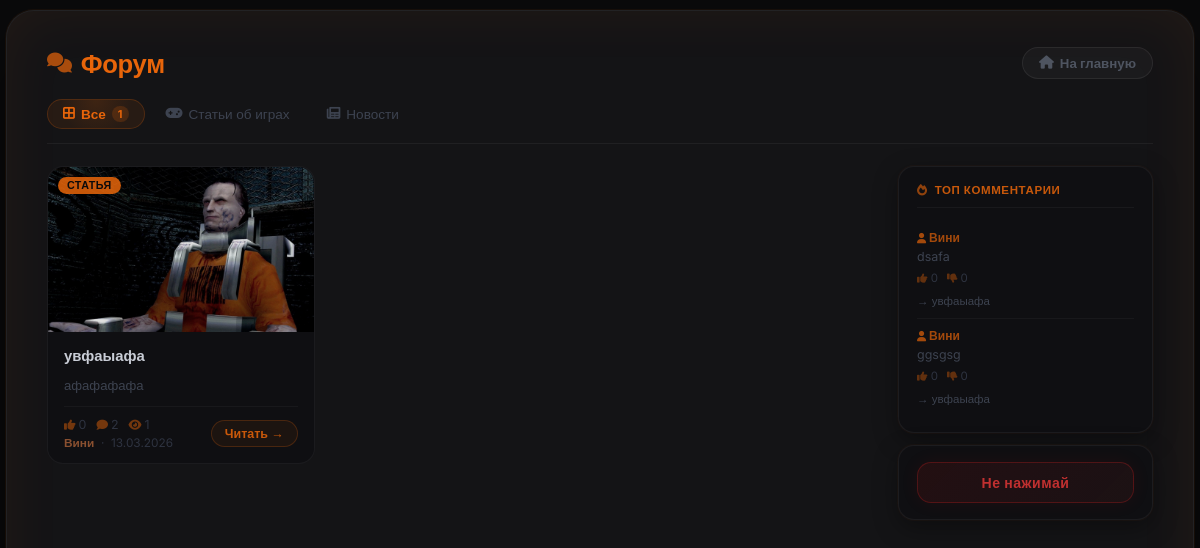
Page /forum on the committed database.
### models.py (models this page shows, shortened)
class Article(db.Model):
    __tablename__ = 'articles'
    id          = db.Column(db.Integer, primary_key=True)
    title       = db.Column(db.String(300), nullable=False)
    preview     = db.Column(db.Text, nullable=True)       # краткое описание
    content     = db.Column(db.Text, nullable=False)
    image       = db.Column(db.String(500), nullable=True)  # URL изображения (старый способ)
    image_file  = db.Column(db.String(300), nullable=True)  # имя файла загруженного изображения
    video_url   = db.Column(db.String(500), nullable=True)  # ссылка на YouTube
    category    = db.Column(db.String(50), default='article')
    views       = db.Column(db.Integer, default=0)
    likes       = db.Column(db.Integer, default=0)
    dislikes    = db.Column(db.Integer, default=0)
    created_at  = db.Column(db.DateTime, default=datetime.utcnow)
    updated_at  = db.Column(db.DateTime, default=datetime.utcnow, onupdate=datetime.utcnow)
    author_id   = db.Column(db.Integer, db.ForeignKey('users.id'), nullable=False)
    game_id     = db.Column(db.Integer, db.ForeignKey('games.id'), nullable=True)
    comments    = db.relationship('Comment',      backref='article', lazy='dynamic',
                                  cascade='all, delete-orphan')
    votes       = db.relationship('Vote',         backref='article', lazy='dynamic',
                                  cascade='all, delete-orphan')
    extra_pages = db.relationship('ExtraPage',    backref='article', lazy='dynamic',
                                  cascade='all, delete-orphan')
    dropdown_items = db.relationship('DropdownItem', backref='article', lazy='dynamic',
                                     cascade='all, delete-orphan', order_by='DropdownItem.order')
    article_views  = db.relationship('ArticleView',  backref='article', lazy='dynamic',
                                     cascade='all, delete-orphan')
    def get_image_url(self):
        if self.image_file:
            return f'/static/uploads/{self.image_file}'
        if self.image:
            return self.image
        return None

class User(db.Model, UserMixin):
    __tablename__ = 'users'
    id             = db.Column(db.Integer, primary_key=True)
    username       = db.Column(db.String(80),  unique=True, nullable=False)
    email          = db.Column(db.String(120), unique=True, nullable=False)
    password_hash  = db.Column(db.String(256), nullable=False)
    role           = db.Column(db.Integer, default=0)
    created_at     = db.Column(db.DateTime, default=datetime.utcnow)   # дата регистрации
    last_seen      = db.Column(db.DateTime, default=datetime.utcnow)
    banned_until   = db.Column(db.DateTime, nullable=True)
    ban_reason     = db.Column(db.String(500), nullable=True)
    banned_by_id   = db.Column(db.Integer, db.ForeignKey('users.id'), nullable=True)
    recovery_key   = db.Column(db.String(256), nullable=True)  # хеш секретного ключа восстановления
    avatar         = db.Column(db.String(300), nullable=True)   # путь к аватарке
    articles       = db.relationship('Article',  backref='author',     lazy='dynamic', foreign_keys='Article.author_id')
    comments       = db.relationship('Comment',  backref='author',     lazy='dynamic', foreign_keys='Comment.author_id')
    votes          = db.relationship('Vote',     backref='user',       lazy='dynamic')
    extra_pages    = db.relationship('ExtraPage', backref='author',    lazy='dynamic', foreign_keys='ExtraPage.author_id')
    comment_reactions = db.relationship('CommentReaction', backref='user', lazy='dynamic')

class Comment(db.Model):
    __tablename__ = 'comments'
    id         = db.Column(db.Integer, primary_key=True)
    content    = db.Column(db.Text, nullable=False)
    created_at = db.Column(db.DateTime, default=datetime.utcnow)
    article_id = db.Column(db.Integer, db.ForeignKey('articles.id'), nullable=False)
    author_id  = db.Column(db.Integer, db.ForeignKey('users.id'),    nullable=False)
    parent_id  = db.Column(db.Integer, db.ForeignKey('comments.id'), nullable=True)
    likes      = db.Column(db.Integer, default=0)
    dislikes   = db.Column(db.Integer, default=0)
    replies    = db.relationship('Comment',
                                 backref=db.backref('parent', remote_side='Comment.id'),
                                 lazy='dynamic',
                                 cascade='all, delete-orphan',
                                 primaryjoin='Comment.parent_id == Comment.id',
                                 order_by='Comment.created_at')
    reactions  = db.relationship('CommentReaction', backref='comment', lazy='dynamic',
                                 cascade='all, delete-orphan')

### app.py (the view)
@app.route('/forum')
def forum():
    category     = request.args.get('category', 'all')
    q            = Article.query
    if category in ('article', 'news'):
        q = q.filter_by(category=category)
    articles     = q.order_by(Article.created_at.desc()).all()
    top_comments = Comment.query.order_by(Comment.likes.desc()).limit(5).all()
    settings     = SiteSettings.get()
    return render_template('forum.html', articles=articles,
                           category=category, top_comments=top_comments,
                           chaos_button_enabled=settings.chaos_button_enabled)

### app.py (called while the page is built)
@app.before_request
def create_tables():
    db.create_all()
    try:
        with db.engine.connect() as conn:
            conn.execute(db.text(
                "ALTER TABLE users ADD COLUMN IF NOT EXISTS recovery_key VARCHAR(256)"
            ))
            conn.execute(db.text(
                "ALTER TABLE users ADD COLUMN IF NOT EXISTS avatar VARCHAR(300)"
            ))
            conn.execute(db.text(
                """CREATE TABLE IF NOT EXISTS site_settings (
                    id INTEGER PRIMARY KEY,
                    chaos_button_enabled BOOLEAN DEFAULT FALSE
                )"""
            ))
            conn.commit()
    except Exception:
        pass

@app.before_request
def update_last_seen():
    if current_user.is_authenticated:
        current_user.last_seen = datetime.utcnow()
        db.session.commit()

@app.after_request
def add_security_headers(response):
    response.headers['X-Content-Type-Options'] = 'nosniff'
    response.headers['X-Frame-Options']        = 'DENY'
    response.headers['X-XSS-Protection']       = '1; mode=block'
    response.headers.pop('Server', None)
    response.headers.pop('X-Powered-By', None)
    return response

### models.py (called while the page is built)
    @staticmethod
    def get():
        s = SiteSettings.query.first()
        if not s:
            s = SiteSettings(chaos_button_enabled=False)
            db.session.add(s)
            db.session.commit()
        return s

### templates/forum.html (shortened to what this page needs)
{% extends "base.html" %}
{% block content %}
<div class="forum-outer">
<div class="forum-card">
    <div class="forum-header">
        <h1 class="forum-title"><i class="fas fa-comments"></i> Форум</h1>
        <div style="display:flex; gap:8px; flex-wrap:wrap;">
            <a href="{{ url_for('index') }}" class="btn btn-secondary"><i class="fas fa-home"></i> На главную</a>
        </div>
    </div>
    <div class="forum-tabs">
        <a href="{{ url_for('forum', category='all') }}" class="tab-link {% if category == 'all' %}active{% endif %}">
            <i class="fas fa-border-all"></i> Все
            {% if category == 'all' and articles %}<span class="tab-count">{{ articles|length }}</span>{% endif %}
        </a>
        <a href="{{ url_for('forum', category='article') }}" class="tab-link {% if category == 'article' %}active{% endif %}">
            <i class="fas fa-gamepad"></i> Статьи об играх
        </a>
        <a href="{{ url_for('forum', category='news') }}" class="tab-link {% if category == 'news' %}active{% endif %}">
            <i class="fas fa-newspaper"></i> Новости
        </a>
    </div>
    <div class="forum-body">
        <div class="cards-grid">
            {% if articles %}
                {% for art in articles %}
                <div class="article-card">
                    <span class="card-badge {{ art.category }}">{% if art.category == 'news' %}Новость{% else %}Статья{% endif %}</span>
                    <a href="{{ url_for('article', article_id=art.id) }}" class="card-thumb-link">
                        {% if art.get_image_url() %}
                            <img src="{{ art.get_image_url() }}" alt="{{ art.title }}" class="card-thumb">
                        {% else %}
                            <div class="card-thumb-ph"><i class="fas fa-{% if art.category == 'news' %}newspaper{% else %}gamepad{% endif %}"></i></div>
                        {% endif %}
                    </a>
                    <div class="card-body">
                        <div class="card-title-wrap">
                            <a href="{{ url_for('article', article_id=art.id) }}" class="card-title">
                                {{ art.title }}
                                {% set drops = art.dropdown_items | selectattr('is_active') | list %}
                            </a>
                            {% set drops = art.dropdown_items | selectattr('is_active') | list %}
                        </div>
                        {% if art.preview %}
                            <p class="card-preview">{{ art.preview }}</p>
                        {% elif art.content %}
                            <p class="card-preview">{{ art.content | striptags | truncate(110) }}</p>
                        {% endif %}
                        <div class="card-footer">
                            <div>
                                <div class="card-stats">
                                    <span><i class="fas fa-thumbs-up"></i> {{ art.likes }}</span>
                                    <span><i class="fas fa-comment"></i> {{ art.comments.count() }}</span>
                                    <span><i class="fas fa-eye"></i> {{ art.views }}</span>
                                </div>
                                <div class="card-info" style="margin-top:4px;">
                                    <strong>{{ art.author.username }}</strong> &nbsp;·&nbsp; {{ art.created_at.strftime('%d.%m.%Y') }}
                                </div>
                            </div>
                            <a href="{{ url_for('article', article_id=art.id) }}" class="read-btn">Читать →</a>
                        </div>
                    </div>
                </div>
                {% endfor %}
            {% else %}
                <div class="cards-empty">
                    <i class="fas fa-comments"></i>
                    <p>Статей пока нет</p>
                </div>
            {% endif %}
        </div>
        <aside class="forum-sidebar">
            <div class="sidebar-block">
                <div class="sb-title"><i class="fas fa-fire"></i> Топ комментарии</div>
                {% if top_comments %}
                    {% for comment in top_comments %}
                    <div class="top-comment">
                        <div class="tc-author"><i class="fas fa-user" style="font-size:0.65rem; margin-right:3px;"></i>{{ comment.author.username }}</div>
                        <div class="tc-text">{{ comment.content }}</div>
                        <div class="tc-stats"><span><i class="fas fa-thumbs-up"></i> {{ comment.likes }}</span><span><i class="fas fa-thumbs-down"></i> {{ comment.dislikes }}</span></div>
                        <a href="{{ url_for('article', article_id=comment.article_id) }}#comment-{{ comment.id }}" class="tc-link">→ {{ comment.article.title | truncate(28) }}</a>
                    </div>
                    {% endfor %}
                {% else %}
                    <div style="color:#1e2028; font-size:0.8rem; text-align:center; padding:14px 0;">
                        <i class="fas fa-comment-slash" style="display:block; font-size:1.6rem; margin-bottom:7px; opacity:0.08;"></i>
                        Комментариев пока нет
                    </div>
                {% endif %}
            </div>
            {% if chaos_button_enabled %}
            <div class="sidebar-block" id="chaosBlock">
                <button id="chaosBtn" onclick="triggerChaos()" style="
                    width:100%; padding:11px 0; border-radius:14px; font-size:0.88rem;
                    font-weight:800; cursor:pointer; font-family:inherit;
                    background:linear-gradient(135deg,rgba(180,20,20,0.12),rgba(232,64,64,0.06));
                    border:1px solid rgba(200,30,30,0.3); color:#c03030;
                    letter-spacing:0.5px; transition:all 0.25s;
                    display:flex; align-items:center; justify-content:center; gap:8px;
                    box-shadow: 0 0 18px rgba(200,30,30,0.08);
                    animation: chaosPulse 2.5s ease-in-out infinite;
                ">
                    Не нажимай
                </button>
            </div>
            {% endif %}
        </aside>
    </div>
</div>
</div>
{% endblock %}

### templates/base.html (style rules this page uses)
* { margin:0; padding:0; box-sizing:border-box; }
body { background:#0a0a0b; color:#f0f0f0; font-family:'Inter',sans-serif; min-height:100vh; display:flex; justify-content:center; align-items:center; padding:20px; }
h1, h2 { color:#ff6600; margin-bottom:20px; }
.btn { background:#e8650a; color:#0a0a0b; border:none; padding:12px 24px; border-radius:60px; cursor:pointer; font-weight:600; transition:0.2s; }
.btn-secondary { background:rgba(255,255,255,0.04); color:#c9cdd6; border:1px solid rgba(232,101,10,0.25); }

### rows in the picture
Article: category "СТАТЬЯ", get_image_url (picture), title "увфаыафа", content "афафафафа", likes "0", comments.count "2", views "1", author.username "Вини", created_at "13.03.2026"
Comment: author.username "Вини", content "dsafa", likes "0", dislikes "0", article "увфаыафа"
Comment: author.username "Вини", content "ggsgsg", likes "0", dislikes "0", article "увфаыафа"

### other values in the picture
{{ articles|length }} "1"
